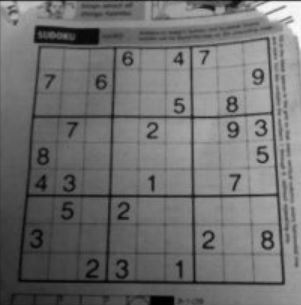
#> input picture image processing codes/KODLAR9_Esikleme_Threshold/KODLAR9_Esikleme_Threshold/Resim6_sudoku.JPG, 301 x 305 px
$ python K9_7_RESIM_ADAPTIF_ESIKLEME_BINARY_INV.py
#> lines starting #> are read from the running program, lines starting #| are printed output that depends on the picture; after the words box and inside, x2 and y2 are one past the last pixel; in counts of white or black regions, pixels touching at a corner belong together
import cv2
import numpy as np
from matplotlib import pyplot as plt

img = cv2.imread('Resim6_sudoku.JPG', 0)
#> img is the input picture: shape (305, 301); min 0, max 253, mean 111.1
# img = cv2.imread('Resim2_Coklu_Bugday.png', 0)
# img = cv2.imread('Resim1_Dort_Nohut.png', 0)
# img = cv2.imread('Resim4_gurultuluresim.JPG', 0)

img = cv2.medianBlur(img, 5)
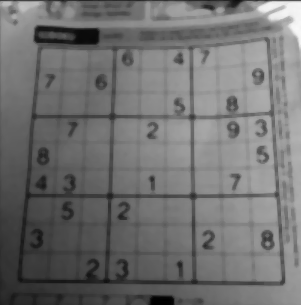
#> img: shape (305, 301); min 0, max 249, mean 112.3

# Basit thresholding (127)
ret, th1 = cv2.threshold(img, 127, 255, cv2.THRESH_BINARY_INV)
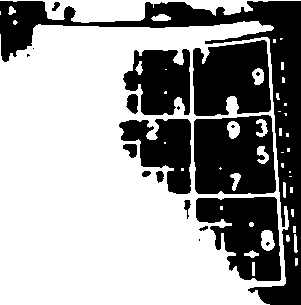
#> th1: shape (305, 301); 62.7% white; 20 black regions (7 under 20 px), largest, box (x1, y1, x2, y2) and area: (0, 1, 301, 305) 12302, (194, 115, 276, 194) 5498, (193, 40, 271, 116) 4815

# Adaptive thresholding (MEAN_C)
th2 = cv2.adaptiveThreshold(img, 255, cv2.ADAPTIVE_THRESH_MEAN_C, cv2.THRESH_BINARY_INV, 9, 2)
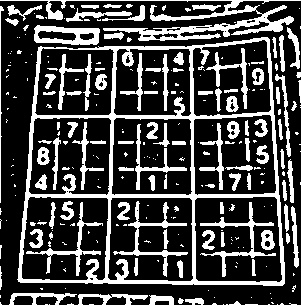
#> th2: shape (305, 301); 27% white; 266 white regions (164 under 20 px), largest, box (x1, y1, x2, y2) and area: (17, 37, 285, 286) 7773, (0, 0, 301, 41) 2676, (34, 25, 100, 45) 752

# Adaptive thresholding (GAUSSIAN_C)
th3 = cv2.adaptiveThreshold(img, 255, cv2.ADAPTIVE_THRESH_GAUSSIAN_C, cv2.THRESH_BINARY_INV, 9, 2)
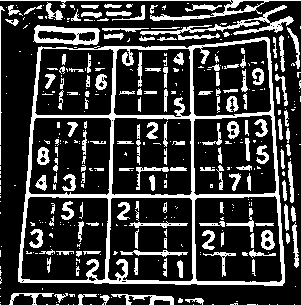
#> th3: shape (305, 301); 22.8% white; 386 white regions (230 under 20 px), largest, box (x1, y1, x2, y2) and area: (18, 37, 285, 286) 7142, (140, 5, 294, 40) 1007, (0, 0, 301, 21) 813

# Otsu thresholding
ret, th4 = cv2.threshold(img, 0, 255, cv2.THRESH_BINARY_INV + cv2.THRESH_OTSU)
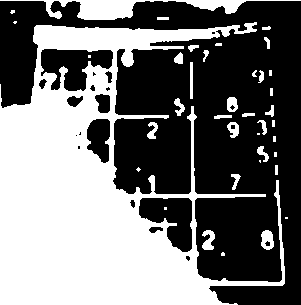
#> th4: shape (305, 301); 45.1% white; 39 white regions (12 under 20 px), largest, box (x1, y1, x2, y2) and area: (0, 22, 285, 305) 37616, (0, 0, 301, 20) 1928, (261, 230, 274, 250) 192
#> ret = 109

basliklar = ['Orjinal Resim', 'Basit Thresholding (127)', 'MEAN_C', 'GAUSSIAN_C', 'OTSU']
resimler = [img, th1, th2, th3, th4]

for i in range(5):
    plt.subplot(2, 3, i + 1), plt.imshow(resimler[i], 'gray')
    plt.title(basliklar[i])
    plt.xticks([]), plt.yticks([])

plt.show()

$ run again, with image processing codes/KODLAR9_Esikleme_Threshold/KODLAR9_Esikleme_Threshold/Resim2_Coklu_Bugday.png saved as image processing codes/KODLAR9_Esikleme_Threshold/KODLAR9_Esikleme_Threshold/Resim6_sudoku.JPG
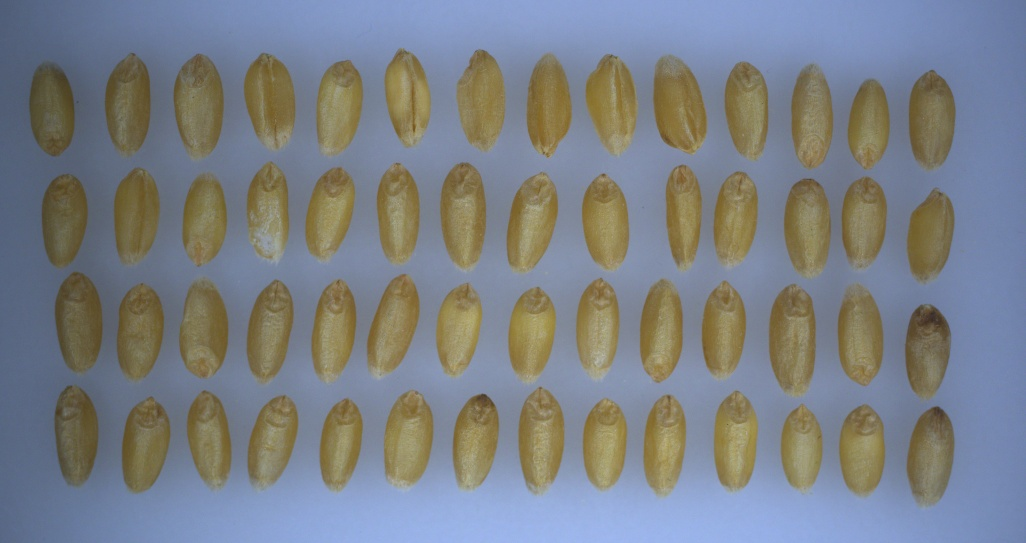
#> input picture image processing codes/KODLAR9_Esikleme_Threshold/KODLAR9_Esikleme_Threshold/Resim2_Coklu_Bugday.png, 1026 x 543 px
#> `ret, th1 = cv2.threshold(img, 127, 255, cv2.THRESH_BINARY_INV)`:
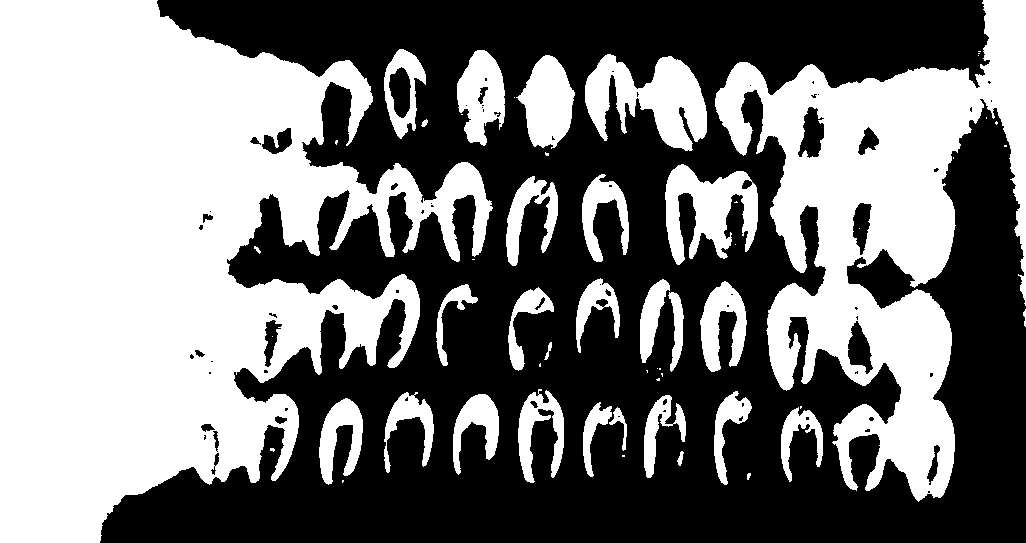
#> th1: shape (543, 1026); 47.2% white; 56 white regions (26 under 20 px), largest, box (x1, y1, x2, y2) and area: (0, 0, 493, 543) 155284, (715, 0, 1026, 502) 63980, (585, 54, 707, 151) 6614
#> th2: shape (543, 1026); 13.6% white; 1135 white regions (895 under 20 px), largest, box (x1, y1, x2, y2) and area: (440, 163, 486, 268) 1628, (519, 386, 564, 495) 1554, (377, 163, 420, 260) 1505
#> th3: shape (543, 1026); 8.9% white; 2087 white regions (1826 under 20 px), largest, box (x1, y1, x2, y2) and area: (248, 395, 298, 486) 850, (725, 62, 768, 156) 800, (247, 280, 294, 378) 800
#> `ret, th4 = cv2.threshold(img, 0, 255, cv2.THRESH_BINARY_INV + cv2.THRE..`:
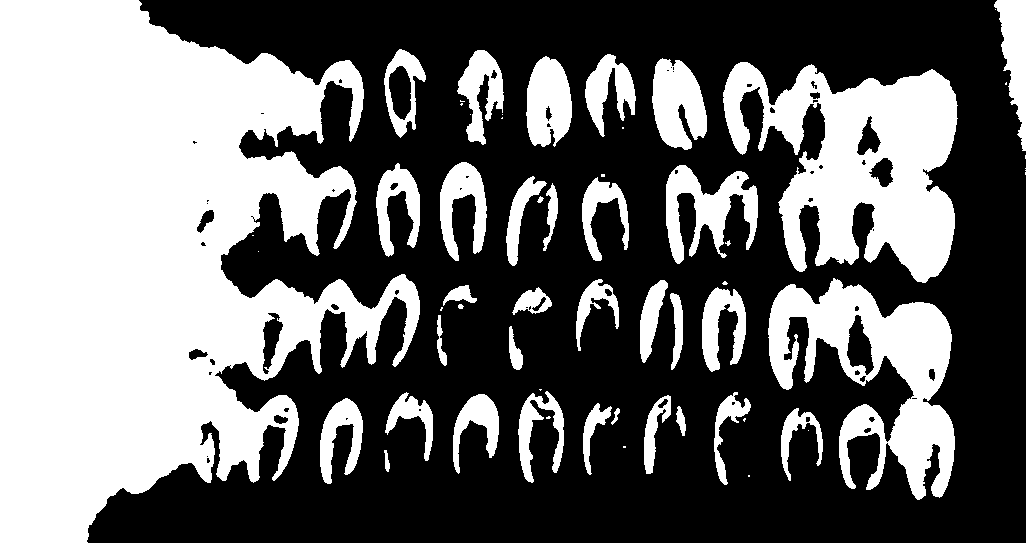
#> th4: shape (543, 1026); 41.7% white; 60 white regions (24 under 20 px), largest, box (x1, y1, x2, y2) and area: (0, 0, 420, 543) 140950, (723, 62, 958, 283) 29046, (768, 278, 955, 500) 18379
#> ret = 124
